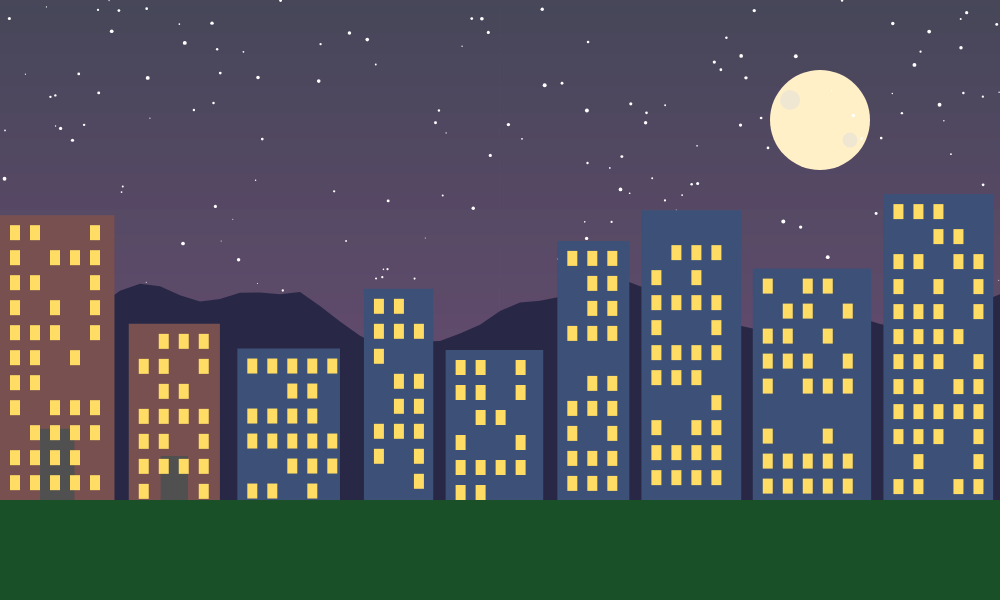
Frame 1 (no input)
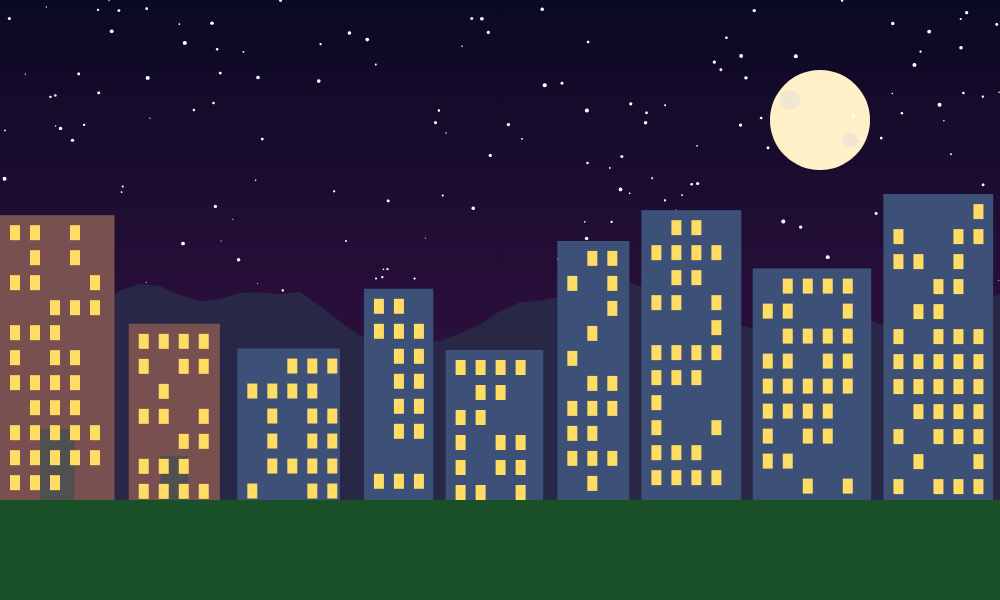
Frame 60 (no input)
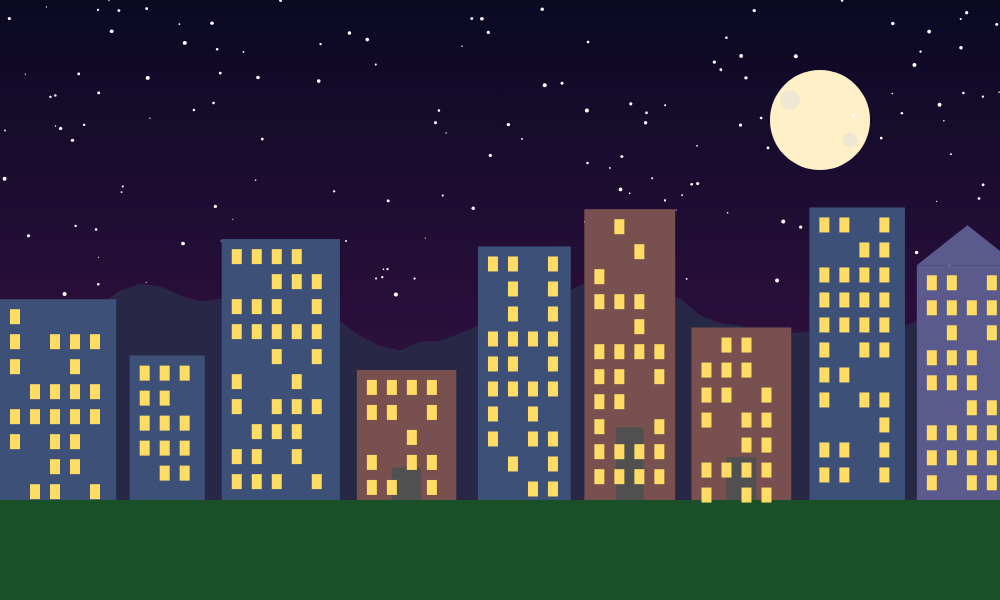
Frame 120 (the mouse pressed at the canvas centre since frame 60)

The p5.js sketch that drew these frames (run headless with seeded random() and noise() and a simulated clock; from frame 60 on, the mouse is pressed at the canvas centre):

// p5.js sketch
// ── sketch.js
// City & Landscape Generator
// p5.js

let buildings = [];
let stars = [];

function setup() {
  createCanvas(1000, 600);

  generateStars();
  generateCity();
}

function draw() {

  drawSky();
  drawMoon();
  drawStarsLayer();
  drawMountains();
  drawGround();

  // Draw all buildings
  for (let b of buildings) {
    b.display();
  }
}

// ---------- SKY ----------
function drawSky() {

  for (let y = 0; y < height; y++) {

    let inter = map(y, 0, height, 0, 1);

    let c = lerpColor(
      color(10, 10, 35),
      color(70, 20, 80),
      inter
    );

    stroke(c);
    line(0, y, width, y);
  }
}

// ---------- MOON ----------
function drawMoon() {

  noStroke();

  fill(255, 240, 200);
  ellipse(820, 120, 100);

  fill(220, 220, 220, 120);
  ellipse(790, 100, 20);

  ellipse(850, 140, 15);
}

// ---------- STARS ----------
function generateStars() {

  for (let i = 0; i < 150; i++) {

    stars.push({
      x: random(width),
      y: random(height / 2),
      s: random(1, 4)
    });
  }
}

function drawStarsLayer() {

  for (let s of stars) {

    fill(255);
    noStroke();

    ellipse(s.x, s.y, s.s);
  }
}

// ---------- MOUNTAINS ----------
function drawMountains() {

  noStroke();

  fill(40, 40, 70);

  beginShape();

  vertex(0, height);

  for (let x = 0; x <= width; x += 20) {

    let y = map(
      noise(x * 0.005),
      0,
      1,
      220,
      420
    );

    vertex(x, y);
  }

  vertex(width, height);

  endShape(CLOSE);
}

// ---------- GROUND ----------
function drawGround() {

  fill(25, 80, 40);
  rect(0, 500, width, 100);
}

// ---------- CITY ----------
function generateCity() {

  let x = 0;

  while (x < width) {

    let type = floor(random(3));

    let w = random(60, 120);

    let h = random(120, 320);

    buildings.push(
      new Building(x, 500 - h, w, h, type)
    );

    x += w + random(10, 25);
  }
}

// ---------- BUILDING CLASS ----------
class Building {

  constructor(x, y, w, h, type) {

    this.x = x;
    this.y = y;
    this.w = w;
    this.h = h;
    this.type = type;
  }

  display() {

    // TYPE 1 — Modern Tower
    if (this.type == 0) {

      fill(60, 80, 120);

      rect(this.x, this.y, this.w, this.h);

      this.windows();
    }

    // TYPE 2 — Apartment Block
    else if (this.type == 1) {

      fill(120, 80, 80);

      rect(this.x, this.y, this.w, this.h);

      fill(80);

      rect(
        this.x + this.w * 0.35,
        this.y + this.h * 0.75,
        this.w * 0.3,
        this.h * 0.25
      );

      this.windows();
    }

    // TYPE 3 — Skyscraper
    else {

      fill(90, 90, 140);

      rect(this.x, this.y, this.w, this.h);

      triangle(
        this.x,
        this.y,
        this.x + this.w,
        this.y,
        this.x + this.w / 2,
        this.y - 40
      );

      this.windows();
    }
  }

  windows() {

    fill(255, 220, 100);

    for (
      let wx = this.x + 10;
      wx < this.x + this.w - 10;
      wx += 20
    ) {

      for (
        let wy = this.y + 10;
        wy < this.y + this.h - 10;
        wy += 25
      ) {

        // Random lights
        if (random() > 0.3) {

          rect(wx, wy, 10, 15);
        }
      }
    }
  }
}

// ---------- CLICK TO GENERATE NEW CITY ----------
function mousePressed() {

  buildings = [];
  generateCity();
}
